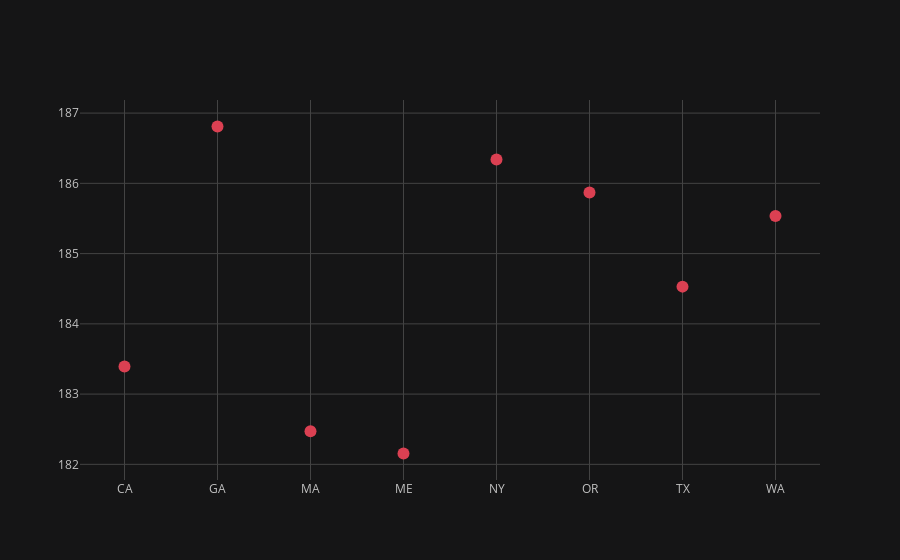

This figure's notebook cell:
### Code cell
h2.iplot(x='State',y='Price Each',color='red',kind='scatter',mode='markers')

### Figure 1 — Plotly figure (JSON) as saved in the notebook; plotly's stock layout.template omitted (floating-point values rounded to 4 significant figures)
{"data": [{"line": {"color": "rgba(219, 64, 82, 1.0)", "dash": "solid", "shape": "linear", "width": 1.3}, "marker": {"size": 12, "symbol": "circle"}, "mode": "markers", "name": "Price Each", "text": "", "type": "scatter", "x": ["CA", "GA", "MA", "ME", "NY", "OR", "TX", "WA"], "y": [183.4, 186.8, 182.5, 182.2, 186.3, 185.9, 184.5, 185.5]}], "layout": {"legend": {"bgcolor": "#151516", "font": {"color": "#D9D9D9"}}, "paper_bgcolor": "#151516", "plot_bgcolor": "#151516", "title": {"font": {"color": "#D9D9D9"}}, "xaxis": {"gridcolor": "#434343", "showgrid": true, "tickfont": {"color": "#C2C2C2"}, "title": {"font": {"color": "#D9D9D9"}, "text": ""}, "zerolinecolor": "#666570"}, "yaxis": {"gridcolor": "#434343", "showgrid": true, "tickfont": {"color": "#C2C2C2"}, "title": {"font": {"color": "#D9D9D9"}, "text": ""}, "zerolinecolor": "#666570"}}}
